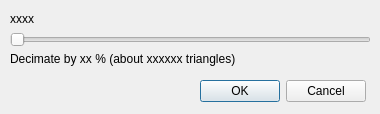
<?xml version="1.0" encoding="UTF-8"?>
<ui version="4.0">
 <class>CQDlgSlider</class>
 <widget class="QDialog" name="CQDlgSlider">
  <property name="geometry">
   <rect>
    <x>0</x>
    <y>0</y>
    <width>380</width>
    <height>114</height>
   </rect>
  </property>
  <property name="windowTitle">
   <string>Slider</string>
  </property>
  <property name="locale">
   <locale language="English" country="UnitedStates"/>
  </property>
  <widget class="QLabel" name="qqText2">
   <property name="geometry">
    <rect>
     <x>10</x>
     <y>50</y>
     <width>361</width>
     <height>18</height>
    </rect>
   </property>
   <property name="text">
    <string>Decimate by xx % (about xxxxxx triangles)</string>
   </property>
  </widget>
  <widget class="QSlider" name="qqSlider">
   <property name="geometry">
    <rect>
     <x>10</x>
     <y>30</y>
     <width>361</width>
     <height>20</height>
    </rect>
   </property>
   <property name="maximum">
    <number>100</number>
   </property>
   <property name="orientation">
    <enum>Qt::Horizontal</enum>
   </property>
  </widget>
  <widget class="QLabel" name="qqText1">
   <property name="geometry">
    <rect>
     <x>10</x>
     <y>10</y>
     <width>361</width>
     <height>18</height>
    </rect>
   </property>
   <property name="text">
    <string>xxxx</string>
   </property>
  </widget>
  <widget class="QDialogButtonBox" name="qqOkCancelButtons">
   <property name="geometry">
    <rect>
     <x>15</x>
     <y>80</y>
     <width>351</width>
     <height>23</height>
    </rect>
   </property>
   <property name="standardButtons">
    <set>QDialogButtonBox::Cancel|QDialogButtonBox::Ok</set>
   </property>
  </widget>
 </widget>
 <resources/>
 <connections/>
</ui>
